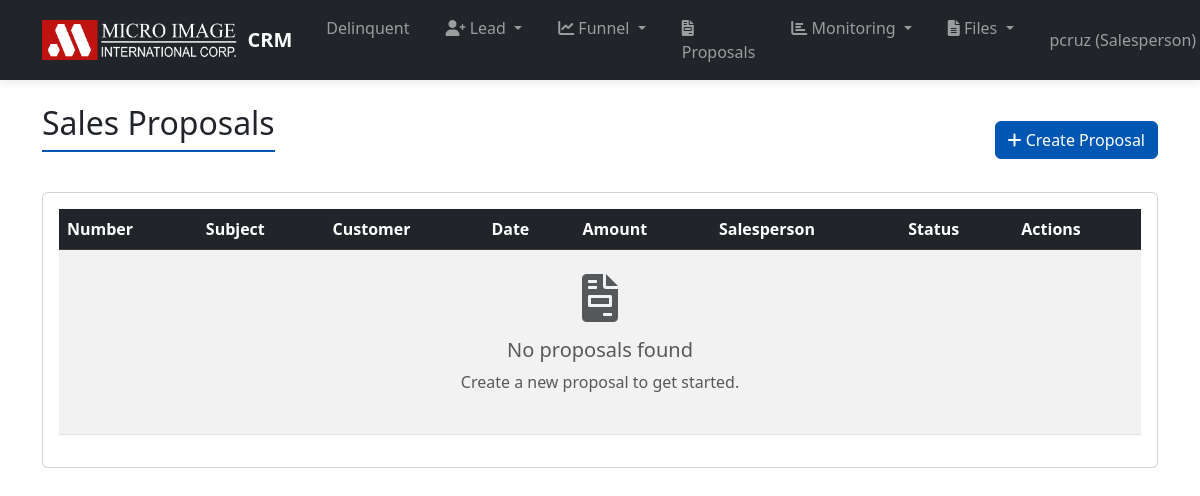
/proposals/ (signed in), run on an earlier commit of the app's database.
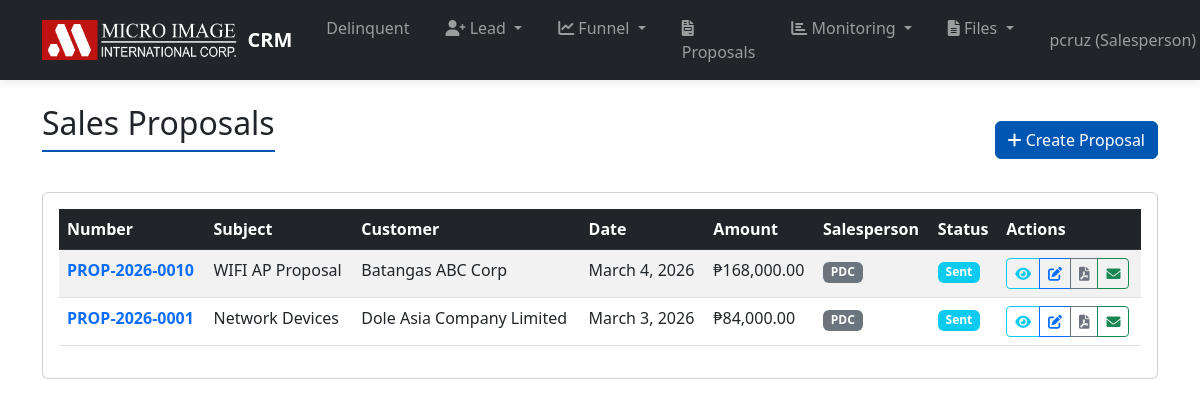
And on a later commit of the database.
### sales_proposals/models.py (models this page shows, shortened)
class Proposal(models.Model):
    STATUS_CHOICES = [
        ('draft', 'Draft'),
        ('sent', 'Sent'),
        ('accepted', 'Accepted'),
        ('declined', 'Declined'),
        ('expired', 'Expired'),
    ]
    proposal_number = models.CharField(max_length=50, unique=True, editable=False)
    reference_number = models.CharField(max_length=50, blank=True, null=True, help_text="Optional manual reference number (e.g., Ref No: MVD03022026 155)")
    customer = models.ForeignKey(Customer, on_delete=models.CASCADE, related_name='proposals')
    created_by = models.ForeignKey(User, on_delete=models.CASCADE, related_name='created_proposals')
    date = models.DateField(default=timezone.now)
    valid_until = models.DateField(null=True, blank=True)
    subject = models.CharField(max_length=200)
    CURRENCY_CHOICES = [
        ('PHP', 'PHP - Philippine Peso'),
        ('USD', 'USD - US Dollar'),
    ]
    currency = models.CharField(max_length=3, choices=CURRENCY_CHOICES, default='PHP')
    exchange_rate = models.DecimalField(max_digits=10, decimal_places=2, default=1.00, help_text="Exchange rate to PHP (1.0 for PHP)")
    payment_terms = models.CharField(max_length=200, default="30 days", help_text="e.g., 30 days, Cash on Delivery")
    delivery_lead_time = models.CharField(max_length=200, default="Within five (5) to ten (10) working days from receipt of confirmed purchased order.", help_text="e.g., 5-10 working days")
    warranty = models.CharField(max_length=200, default="1 year - Parts Warranty", help_text="e.g., 1 year - Parts Warranty")
    CANCELLATION_CHOICES = [
        ('professional', 'Professional and Direct'),
        ('process', 'Process-Oriented'),
        ('polite', 'Short and Polite'),
        ('partnership', 'Partnership-focused'),
    ]
    cancellation_terms = models.CharField(max_length=20, choices=CANCELLATION_CHOICES, default='professional', help_text="Select the tone/wording for the cancellation policy")
    special_note = models.TextField(help_text="Optional special note (e.g. SUBJECT PRICE CHANGE...)", blank=True)
    introduction = models.TextField(help_text="Opening text of the proposal", blank=True)
    closing = models.TextField(help_text="Terms and conditions or closing text", blank=True)
    include_bank_details = models.BooleanField(default=False, help_text="Include bank details in the proposal PDF")
    subtotal = models.DecimalField(max_digits=12, decimal_places=2, default=0)
    TAX_TYPE_CHOICES = [
        ('VAT', 'VAT (12%)'),
        ('ZERO', 'Zero-Rated (0%)'),
        ('EXEMPT', 'VAT-Exempt (0%)'),
    ]
    tax_type = models.CharField(max_length=10, choices=TAX_TYPE_CHOICES, default='VAT')
    tax_rate = models.DecimalField(max_digits=5, decimal_places=2, default=Decimal('12.00'), help_text="Tax rate in percentage (e.g. 12 for 12%)")
    tax_amount = models.DecimalField(max_digits=12, decimal_places=2, default=0)
    total_amount = models.DecimalField(max_digits=12, decimal_places=2, default=0)
    total_cost = models.DecimalField(max_digits=12, decimal_places=2, default=0, help_text="Total cost of all items")
    gross_profit = models.DecimalField(max_digits=12, decimal_places=2, default=0, help_text="Total Amount - Total Cost")
    status = models.CharField(max_length=20, choices=STATUS_CHOICES, default='draft')
    created_at = models.DateTimeField(auto_now_add=True)
    updated_at = models.DateTimeField(auto_now=True)
    class Meta:
        ordering = ['-created_at']

### customers/models.py (models this page shows, shortened)
class Customer(models.Model):
    INDUSTRY_CHOICES = [
		('agriculture','Agriculture & Agribusiness'),
		('automotive','Automotive'),
		('business','Business Process Outsourcing (BPO)'),
		('construction','Construction & Engineering'),
		('defense','Defense & Security'),
		('digital','Digital Services / IT Services'),
		('education','Education & Training'),
		('energy','Energy & Power'),
		('financial','Financial Services & Banking'),
		('government','Government & Public Sector'),
		('healthcare','Healthcare & Medical Services'),
		('hospitality','Hospitality & Tourism'),
		('manufacturing','Manufacturing'),
		('media','Media, Entertainment & Publishing'),
		('mining','Mining & Quarrying'),
		('pharmaceuticals','Pharmaceuticals & Life Sciences'),
		('realestate','Real Estate & Property Development'),
		('retail','Retail & E-commerce'),
		('general','General Services <for consultancy, repair, logistics, etc.>'),
		('technology','Technology <Hardware & Software>'),
		('telecommunications','Telecommunications'),
		('transportation','Transportation & Logistics'),
		('utilities','Utilities <Water, Gas, Electricity>'),
		('wholesale','Wholesale & Distribution'),
		('others','Others <or anything not covered>'),
    ]
    TERRITORY_CHOICES = [
		('caloocan','Caloocan'),
		('laspinas','Las Piñas'),
		('makati','Makati'),
		('malabon','Malabon'),
		('mandaluyong','Mandaluyong'),
		('manila','Manila (capital city)'),
		('marikina','Marikina'),
		('muntinlupa','Muntinlupa'),
		('navotas','Navotas'),
		('paranaque','Parañaque'),
		('pasay','Pasay'),
		('pasig','Pasig'),
		('quezoncity','Quezon City'),
		('sanjuan','San Juan'),
		('taguig','Taguig'),
		('valenzuela','Valenzuela'),
		('outsidencr','Outside NCR'),
    ]
    company_name = models.CharField(max_length=100)
    contact_person_name = models.CharField(max_length=100)
    contact_person_position = models.CharField(
        max_length=100,
        blank=True,
        help_text="Contact person's job title or position"
    )
    email = models.EmailField(unique=True)
    phone_number = models.CharField(max_length=20, blank=True)
    address = models.TextField(blank=True)
    industry = models.CharField(
        max_length=50,
        choices=INDUSTRY_CHOICES,
        blank=True,
        help_text="Customer's industry sector"
    )
    territory = models.CharField(
        max_length=50,
        choices=TERRITORY_CHOICES,
        blank=True,
        help_text="Geographic territory/area"
    )
    is_vip = models.BooleanField(
        default=False,
        verbose_name='VIP/Millionaire Account',
        help_text='Mark as VIP or high-value millionaire account for special handling'
    )
    is_active = models.BooleanField(
        default=True,
        help_text='Designates whether this customer account is active'
    )
    salesperson = models.ForeignKey(
        User,
        on_delete=models.SET_NULL,
        null=True,
        blank=True,
        related_name='customers',
        limit_choices_to={'role': 'salesperson', 'is_active': True}
    )
    created_at = models.DateTimeField(auto_now_add=True)
    updated_at = models.DateTimeField(auto_now=True)
    class Meta:
        ordering = ['-created_at']
        indexes = [
            models.Index(fields=['is_vip']),
            models.Index(fields=['is_active']),
            models.Index(fields=['industry']),
            models.Index(fields=['territory']),
        ]

### users/models.py (models this page shows)
class User(AbstractUser):
    ROLE_CHOICES = (
        ('admin', 'Admin'),
        ('avp', 'AVP'),
        ('supervisor', 'Supervisor'),
        ('salesperson', 'Salesperson'),
        ('vp', 'Vice President'),
        ('gm', 'General Manager'),
        ('president', 'President'),
        ('asm', 'ASM'),
        ('sm', 'Sales Manager'),
        ('teamlead', 'Teamlead'),
        ('techmgr', 'Technical Manager'),
        ('asst_techmgr', 'Assistant Technical Manager'),
    )
    role = models.CharField(max_length=20, choices=ROLE_CHOICES, default='salesperson')
    initials = models.CharField(max_length=3, blank=True, help_text='3-letter initials for the user (e.g., JDO for John Doe)')
    mobile_number = models.CharField(max_length=20, blank=True, null=True, help_text='Mobile number of the user')
    last_activity = models.DateTimeField(null=True, blank=True, help_text='Timestamp of last user activity')
    is_active = models.BooleanField(default=True, help_text='Designates whether this user should be treated as active. Unselect this instead of deleting accounts.')
    groups = models.ManyToManyField(
        AuthGroup,
        verbose_name='groups',
        blank=True,
        help_text=(
            'The groups this user belongs to. A user will get all permissions '
            'granted to each of their groups.'
        ),
        related_name="custom_user_set", # <--- FIX
        related_query_name="user",
    )
    user_permissions = models.ManyToManyField(
        Permission,
        verbose_name='user permissions',
        blank=True,
        help_text='Specific permissions for this user.',
        related_name="custom_user_set", # <--- FIX
        related_query_name="user",
    )

### sales_proposals/views.py (the view, shortened to what this page needs)
# urls.py: path('', views.proposal_list, name='proposal_list'),
@login_required
def proposal_list(request):
    if request.user.role == 'salesperson':
        proposals = Proposal.objects.filter(created_by=request.user)
    else:
        proposals = Proposal.objects.all()
    salespeople_ids = proposals.values_list('created_by', flat=True).distinct()
    salespeople = User.objects.filter(id__in=salespeople_ids).order_by('first_name', 'last_name')
    salesperson_id = request.GET.get('salesperson')
    if salesperson_id:
        try:
            salesperson_id = int(salesperson_id)
            proposals = proposals.filter(created_by_id=salesperson_id)
        except ValueError:
            salesperson_id = None
    context = {
        'proposals': proposals,
        'salespeople': salespeople,
        'selected_salesperson': salesperson_id
    }
    return render(request, 'sales_proposals/proposal_list.html', context)

### templates/sales_proposals/proposal_list.html (shortened to what this page needs)
{% extends 'base.html' %}
{% load humanize %}
{% block content %}
<div class="d-flex justify-content-between align-items-center mb-3">
    <h2>Sales Proposals</h2>
    <div class="d-flex align-items-center gap-3">
        <div>
            <a href="{% url 'proposal_create' %}" class="btn btn-primary">
                <i class="fas fa-plus"></i> Create Proposal
            </a>
        </div>
    </div>
</div>
<div class="card mb-4">
    <div class="card-body">
        <div class="table-responsive">
            <table class="table table-striped table-hover">
                <thead class="table-dark">
                    <tr>
                        <th>Number</th>
                        <th>Subject</th>
                        <th>Customer</th>
                        <th>Date</th>
                        <th>Amount</th>
                        <th>Salesperson</th>
                        <th>Status</th>
                        <th>Actions</th>
                    </tr>
                </thead>
                <tbody>
                    {% for proposal in proposals %}
                    <tr>
                        <td>
                            <a href="{% url 'proposal_detail' proposal.pk %}" class="text-decoration-none">
                                <strong>{{ proposal.proposal_number }}</strong>
                            </a>
                        </td>
                        <td>{{ proposal.subject }}</td>
                        <td>{{ proposal.customer.company_name }}</td>
                        <td>{{ proposal.date }}</td>
                        <td>{% if proposal.currency == 'USD' %}${% else %}₱{% endif %}{{ proposal.total_amount|intcomma }}</td>
                        <td>
                            <span class="badge bg-secondary" title="{{ proposal.created_by.get_full_name }}">
                                {{ proposal.created_by.initials|default:proposal.created_by.username|slice:":3"|upper }}
                            </span>
                        </td>
                        <td>
                            <span class="badge bg-{% if proposal.status == 'accepted' %}success{% elif proposal.status == 'sent' %}info{% elif proposal.status == 'declined' %}danger{% else %}secondary{% endif %}">
                                {{ proposal.get_status_display }}
                            </span>
                        </td>
                        <td>
                            <div class="btn-group" role="group">
                                <a href="{% url 'proposal_detail' proposal.pk %}" class="btn btn-sm btn-outline-info" title="View">
                                    <i class="fas fa-eye"></i>
                                </a>
                                <a href="{% url 'proposal_update' proposal.pk %}" class="btn btn-sm btn-outline-primary" title="Edit">
                                    <i class="fas fa-edit"></i>
                                </a>
                                <a href="{% url 'proposal_pdf' proposal.pk %}" class="btn btn-sm btn-outline-secondary" title="PDF" target="_blank">
                                    <i class="fas fa-file-pdf"></i>
                                </a>
                                <a href="{% url 'proposal_email' proposal.pk %}" class="btn btn-sm btn-outline-success" title="Email">
                                    <i class="fas fa-envelope"></i>
                                </a>
                            </div>
                        </td>
                    </tr>
                    {% empty %}
                    <tr>
                        <td colspan="8" class="text-center py-4">
                            <div class="text-muted">
                                <i class="fas fa-file-invoice fa-3x mb-3"></i>
                                <h5>No proposals found</h5>
                                <p>Create a new proposal to get started.</p>
                            </div>
                        </td>
                    </tr>
                    {% endfor %}
                </tbody>
            </table>
        </div>
    </div>
</div>
{% endblock %}

What changed in the data, as far as the page shows it:
added Proposal: proposal_number "PROP-2026-0010", subject "WIFI AP Proposal", customer.company_name "Batangas ABC Corp", date "March 4, 2026", total_amount "168,000.00", created_by.initials "PDC", status "Sent"
added Proposal: proposal_number "PROP-2026-0001", subject "Network Devices", customer.company_name "Dole Asia Company Limited", date "March 3, 2026", total_amount "84,000.00", created_by.initials "PDC", status "Sent"
Also different on the page:
text no longer shown: "No proposals found Create a new proposal to get started."
